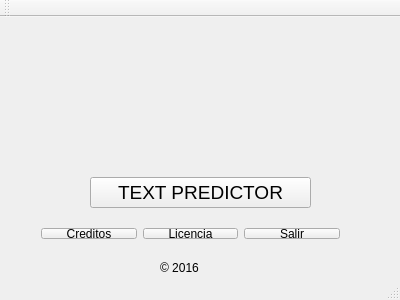
<?xml version="1.0" encoding="UTF-8"?>
<ui version="4.0">
 <class>MainWindow</class>
 <widget class="QMainWindow" name="MainWindow">
  <property name="geometry">
   <rect>
    <x>0</x>
    <y>0</y>
    <width>400</width>
    <height>300</height>
   </rect>
  </property>
  <property name="windowTitle">
   <string>MainWindow</string>
  </property>
  <widget class="QWidget" name="centralWidget">
   <widget class="QPushButton" name="titulo">
    <property name="geometry">
     <rect>
      <x>90</x>
      <y>160</y>
      <width>221</width>
      <height>31</height>
     </rect>
    </property>
    <property name="font">
     <font>
      <pointsize>14</pointsize>
     </font>
    </property>
    <property name="text">
     <string>TEXT PREDICTOR</string>
    </property>
   </widget>
   <widget class="QLabel" name="label">
    <property name="geometry">
     <rect>
      <x>130</x>
      <y>0</y>
      <width>132</width>
      <height>127</height>
     </rect>
    </property>
    <property name="text">
     <string/>
    </property>
    <property name="pixmap">
     <pixmap resource="imagen.qrc">:/new/prefix1/Imagen/15301276_10207458295362248_1619023415_n.png.jpeg</pixmap>
    </property>
   </widget>
   <widget class="QLabel" name="label_2">
    <property name="geometry">
     <rect>
      <x>160</x>
      <y>240</y>
      <width>66</width>
      <height>21</height>
     </rect>
    </property>
    <property name="text">
     <string>© 2016</string>
    </property>
   </widget>
   <widget class="QWidget" name="">
    <property name="geometry">
     <rect>
      <x>30</x>
      <y>200</y>
      <width>321</width>
      <height>33</height>
     </rect>
    </property>
    <layout class="QHBoxLayout" name="horizontalLayout">
     <item>
      <widget class="QPushButton" name="ButtonCreditos">
       <property name="text">
        <string>Creditos</string>
       </property>
      </widget>
     </item>
     <item>
      <widget class="QPushButton" name="ButtonLicencia">
       <property name="text">
        <string>Licencia</string>
       </property>
      </widget>
     </item>
     <item>
      <widget class="QPushButton" name="salir">
       <property name="text">
        <string>Salir</string>
       </property>
      </widget>
     </item>
    </layout>
   </widget>
  </widget>
  <widget class="QMenuBar" name="menuBar">
   <property name="geometry">
    <rect>
     <x>0</x>
     <y>0</y>
     <width>400</width>
     <height>27</height>
    </rect>
   </property>
  </widget>
  <widget class="QToolBar" name="mainToolBar">
   <attribute name="toolBarArea">
    <enum>TopToolBarArea</enum>
   </attribute>
   <attribute name="toolBarBreak">
    <bool>false</bool>
   </attribute>
  </widget>
  <widget class="QStatusBar" name="statusBar"/>
 </widget>
 <layoutdefault spacing="6" margin="11"/>
 <resources>
  <include location="imagen.qrc"/>
 </resources>
 <connections>
  <connection>
   <sender>salir</sender>
   <signal>clicked()</signal>
   <receiver>MainWindow</receiver>
   <slot>close()</slot>
   <hints>
    <hint type="sourcelabel">
     <x>329</x>
     <y>258</y>
    </hint>
    <hint type="destinationlabel">
     <x>199</x>
     <y>149</y>
    </hint>
   </hints>
  </connection>
 </connections>
</ui>
